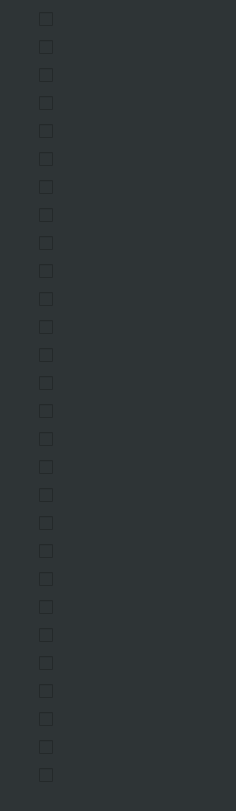
              <widget class="QWidget" name="scrollAreaWidgetContents">
               <property name="geometry">
                <rect>
                 <x>0</x>
                 <y>0</y>
                 <width>236</width>
                 <height>811</height>
                </rect>
               </property>
               <layout class="QVBoxLayout" name="verticalLayout_70">
                <property name="spacing">
                 <number>0</number>
                </property>
                <property name="leftMargin">
                 <number>0</number>
                </property>
                <property name="topMargin">
                 <number>0</number>
                </property>
                <property name="rightMargin">
                 <number>0</number>
                </property>
                <property name="bottomMargin">
                 <number>0</number>
                </property>
                <item>
                 <widget class="QWidget" name="widget_6" native="true">
                  <property name="sizePolicy">
                   <sizepolicy hsizetype="Preferred" vsizetype="Preferred">
                    <horstretch>1</horstretch>
                    <verstretch>1</verstretch>
                   </sizepolicy>
                  </property>
                  <property name="autoFillBackground">
                   <bool>false</bool>
                  </property>
                  <property name="styleSheet">
                   <string notr="true">background-color: rgb(46, 52, 54);</string>
                  </property>
                  <layout class="QHBoxLayout" name="horizontalLayout_33">
                   <property name="spacing">
                    <number>20</number>
                   </property>
                   <property name="leftMargin">
                    <number>30</number>
                   </property>
                   <property name="topMargin">
                    <number>6</number>
                   </property>
                   <property name="rightMargin">
                    <number>0</number>
                   </property>
                   <property name="bottomMargin">
                    <number>0</number>
                   </property>
                   <item>
                    <widget class="QWidget" name="widget_9" native="true">
                     <property name="sizePolicy">
                      <sizepolicy hsizetype="Fixed" vsizetype="Preferred">
                       <horstretch>1</horstretch>
                       <verstretch>1</verstretch>
                      </sizepolicy>
                     </property>
                     <property name="minimumSize">
                      <size>
                       <width>30</width>
                       <height>0</height>
                      </size>
                     </property>
                     <layout class="QVBoxLayout" name="verticalLayout_67">
                      <property name="spacing">
                       <number>13</number>
                      </property>
                      <property name="topMargin">
                       <number>6</number>
                      </property>
                      <property name="rightMargin">
                       <number>3</number>
                      </property>
                      <property name="bottomMargin">
                       <number>0</number>
                      </property>
                      <item>
                       <widget class="QCheckBox" name="checkBox">
                        <property name="text">
                         <string/>
                        </property>
                       </widget>
                      </item>
                      <item>
                       <widget class="QCheckBox" name="checkBox_4">
                        <property name="text">
                         <string/>
                        </property>
                       </widget>
                      </item>
                      <item>
                       <widget class="QCheckBox" name="checkBox_2">
                        <property name="text">
                         <string/>
                        </property>
                       </widget>
                      </item>
                      <item>
                       <widget class="QCheckBox" name="checkBox_41">
                        <property name="text">
                         <string/>
                        </property>
                       </widget>
                      </item>
                      <item>
                       <widget class="QCheckBox" name="checkBox_3">
                        <property name="text">
                         <string/>
                        </property>
                       </widget>
                      </item>
                      <item>
                       <widget class="QCheckBox" name="checkBox_34">
                        <property name="text">
                         <string/>
                        </property>
                       </widget>
                      </item>
                      <item>
                       <widget class="QCheckBox" name="checkBox_6">
                        <property name="text">
                         <string/>
                        </property>
                       </widget>
                      </item>
                      <item>
                       <widget class="QCheckBox" name="checkBox_31">
                        <property name="text">
                         <string/>
                        </property>
                       </widget>
                      </item>
                      <item>
                       <widget class="QCheckBox" name="checkBox_5">
                        <property name="text">
                         <string/>
                        </property>
                       </widget>
                      </item>
                      <item>
                       <widget class="QCheckBox" name="checkBox_39">
                        <property name="text">
                         <string/>
                        </property>
                       </widget>
                      </item>
                      <item>
                       <widget class="QCheckBox" name="checkBox_9">
                        <property name="text">
                         <string/>
                        </property>
                       </widget>
                      </item>
                      <item>
                       <widget class="QCheckBox" name="checkBox_38">
                        <property name="text">
                         <string/>
                        </property>
                       </widget>
                      </item>
                      <item>
                       <widget class="QCheckBox" name="checkBox_7">
                        <property name="text">
                         <string/>
                        </property>
                       </widget>
                      </item>
                      <item>
                       <widget class="QCheckBox" name="checkBox_37">
                        <property name="text">
                         <string/>
                        </property>
                       </widget>
                      </item>
                      <item>
                       <widget class="QCheckBox" name="checkBox_8">
                        <property name="text">
                         <string/>
                        </property>
                       </widget>
                      </item>
                      <item>
                       <widget class="QCheckBox" name="checkBox_33">
                        <property name="text">
                         <string/>
                        </property>
                       </widget>
                      </item>
                      <item>
                       <widget class="QCheckBox" name="checkBox_10">
                        <property name="text">
                         <string/>
                        </property>
                       </widget>
                      </item>
                      <item>
                       <widget class="QCheckBox" name="checkBox_40">
                        <property name="text">
                         <string/>
                        </property>
                       </widget>
                      </item>
                      <item>
                       <widget class="QCheckBox" name="checkBox_11">
                        <property name="text">
                         <string/>
                        </property>
                       </widget>
                      </item>
                      <item>
                       <widget class="QCheckBox" name="checkBox_35">
                        <property name="text">
                         <string/>
                        </property>
                       </widget>
                      </item>
                      <item>
                       <widget class="QCheckBox" name="checkBox_12">
                        <property name="text">
                         <string/>
                        </property>
                       </widget>
                      </item>
                      <item>
                       <widget class="QCheckBox" name="checkBox_30">
                        <property name="text">
                         <string/>
                        </property>
                       </widget>
                      </item>
                      <item>
                       <widget class="QCheckBox" name="checkBox_13">
                        <property name="text">
                         <string/>
                        </property>
                       </widget>
                      </item>
                      <item>
                       <widget class="QCheckBox" name="checkBox_32">
                        <property name="text">
                         <string/>
                        </property>
                       </widget>
                      </item>
                      <item>
                       <widget class="QCheckBox" name="checkBox_14">
                        <property name="text">
                         <string/>
                        </property>
                       </widget>
                      </item>
                      <item>
                       <widget class="QCheckBox" name="checkBox_42">
                        <property name="text">
                         <string/>
                        </property>
                       </widget>
                      </item>
                      <item>
                       <widget class="QCheckBox" name="checkBox_36">
                        <property name="text">
                         <string/>
                        </property>
                       </widget>
                      </item>
                      <item>
                       <widget class="QCheckBox" name="checkBox_29">
                        <property name="text">
                         <string/>
                        </property>
                       </widget>
                      </item>
                      <item>
                       <widget class="QLabel" name="label_5">
                        <property name="sizePolicy">
                         <sizepolicy hsizetype="Preferred" vsizetype="Preferred">
                          <horstretch>0</horstretch>
                          <verstretch>1</verstretch>
                         </sizepolicy>
                        </property>
                        <property name="text">
                         <string/>
                        </property>
                       </widget>
                      </item>
                     </layout>
                    </widget>
                   </item>
                   <item>
                    <widget class="StatusLabel" name="statuslabel">
                     <property name="sizePolicy">
                      <sizepolicy hsizetype="Preferred" vsizetype="Preferred">
                       <horstretch>1</horstretch>
                       <verstretch>1</verstretch>
                      </sizepolicy>
                     </property>
                     <property name="styleSheet">
                      <string notr="true">QLabel {
    font: 17pt &quot;Bebas Kai&quot;;
    color: white;
}</string>
                     </property>
                     <property name="lineWidth">
                      <number>3</number>
                     </property>
                     <property name="midLineWidth">
                      <number>2</number>
                     </property>
                     <property name="text">
                      <string/>
                     </property>
                     <property name="textFormat">
                      <enum>Qt::TextFormat::AutoText</enum>
                     </property>
                     <property name="alignment">
                      <set>Qt::AlignmentFlag::AlignLeading|Qt::AlignmentFlag::AlignLeft|Qt::AlignmentFlag::AlignTop</set>
                     </property>
                     <property name="wordWrap">
                      <bool>true</bool>
                     </property>
                     <property name="rules" stdset="0">
                      <string>[{&quot;name&quot;: &quot;program_tool_list&quot;, &quot;property&quot;: &quot;Text&quot;, &quot;expression&quot;: &quot;\&quot;\\n\&quot;.join(f\&quot;T{ch[1][x][0]}\&quot; for\nx in ch[0])&quot;, &quot;channels&quot;: [{&quot;url&quot;: &quot;gcode_properties:tools&quot;, &quot;trigger&quot;: true}, {&quot;url&quot;: &quot;status:tool_table&quot;, &quot;trigger&quot;: false}]}]</string>
                     </property>
                    </widget>
                   </item>
                  </layout>
                 </widget>
                </item>
               </layout>
              </widget>
